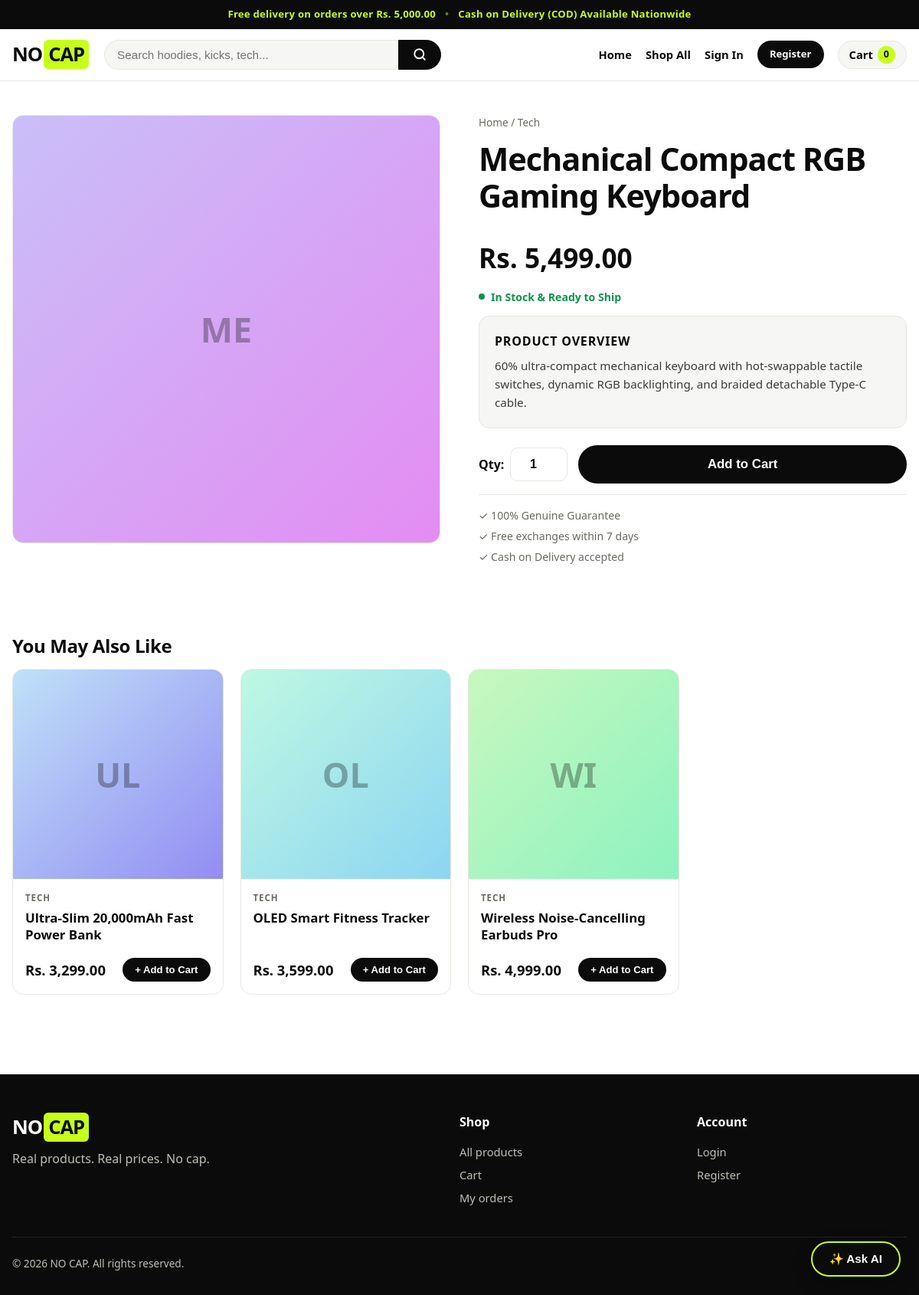
/product.php?id=13, run on the app's committed database.
### tables this page shows
CREATE TABLE `products` (
  `id` INT AUTO_INCREMENT PRIMARY KEY,
  `name` VARCHAR(150) NOT NULL,
  `category` VARCHAR(80) NOT NULL,
  `description` TEXT,
  `price` DECIMAL(10,2) NOT NULL,
  `stock` INT NOT NULL DEFAULT 0,
  `image` VARCHAR(255) NULL,
  `created_at` TIMESTAMP DEFAULT CURRENT_TIMESTAMP,
  INDEX (`category`),
  INDEX (`name`)
);

### product.php (the view, shortened to what this page needs)
<?php
require_once __DIR__ . '/includes/init.php';
$id = (int)($_GET['id'] ?? 0);
$st = $pdo->prepare('SELECT * FROM products WHERE id=?');
$st->execute([$id]);
$p = $st->fetch();
$rel = $pdo->prepare('SELECT * FROM products WHERE category=? AND id<>? ORDER BY RAND() LIMIT 4');
$rel->execute([$p['category'], $id]);
$related = $rel->fetchAll();
require __DIR__ . '/includes/header.php';
?>
<div class="container section detail">
    <div class="detail-img">
        <?= product_thumb($p) ?>
    </div>
    <div class="detail-info">
        <div class="breadcrumbs">
            <a href="<?= url('index.php') ?>">Home</a> /
            <a href="<?= url('products.php?category=' . urlencode($p['category'])) ?>"><?= e($p['category']) ?></a>
        </div>
        <h1><?= e($p['name']) ?></h1>
        <div class="price-hero"><?= money($p['price']) ?></div>
        <div class="stock-pill <?= $p['stock'] > 0 ? 'in' : 'out' ?>">
            <?php if ($p['stock'] > 5): ?>
                <span class="dot-in"></span> In Stock &amp; Ready to Ship
            <?php elseif ($p['stock'] > 0): ?>
                <span class="dot-warn"></span> Hurry! Only <?= (int)$p['stock'] ?> item<?= (int)$p['stock'] === 1 ? '' : 's' ?> remaining
            <?php else: ?>
                <span class="dot-out"></span> Currently Out of Stock
            <?php endif; ?>
        </div>
        <div class="desc-box">
            <h3>Product Overview</h3>
            <p><?= nl2br(e($p['description'])) ?></p>
        </div>
        <?php if ($p['stock'] > 0): ?>
        <form method="post" action="<?= url('cart.php') ?>" class="buy-form">
            <div class="qty-control">
                <label for="quantity">Qty:</label>
                <input id="quantity" type="number" name="quantity" value="1" min="1" max="<?= (int)$p['stock'] ?>">
            </div>
            <button class="btn lg add-to-cart-btn" type="submit">
                <span>Add to Cart</span>
            </button>
        </form>
        <?php else: ?>
            <button class="btn lg disabled" disabled>Sold Out</button>
        <?php endif; ?>
        <div class="detail-perks">
            <div>&#10003; 100% Genuine Guarantee</div>
            <div>&#10003; Free exchanges within 7 days</div>
            <div>&#10003; Cash on Delivery accepted</div>
        </div>
    </div>
</div>
<?php if ($related): ?>
<section class="container section">
    <h2>You May Also Like</h2>
    <div class="grid">
        <?php foreach ($related as $r) echo product_card($r); ?>
    </div>
</section>
<?php endif; ?>
<?php require __DIR__ . '/includes/footer.php'; ?>

### includes/functions.php (shortened to what this page needs)
<?php
function e($value) {
    return htmlspecialchars((string)$value, ENT_QUOTES, 'UTF-8');
}
function url($path = '') {
    return BASE_URL . '/' . ltrim($path, '/');
}
function money($amount) {
    return CURRENCY . number_format((float)$amount, 2);
}
function product_thumb($product) {
    $hue = ((int)($product['id'] ?? 1) * 47) % 360;
    $initials = strtoupper(substr($product['name'] ?? 'NP', 0, 2));
    return '<div class="ph" style="--h:' . $hue . '"><span>' . e($initials) . '</span></div>';
}
function product_card($product) {
    $isOutOfStock = ($product['stock'] < 1);
    ob_start(); ?>
    <div class="card <?= $isOutOfStock ? 'is-out-of-stock' : '' ?>">
        <a class="thumb" href="<?= url('product.php?id=' . $product['id']) ?>">
            <?= product_thumb($product) ?>
        </a>
        <div class="info">
            <span class="cat"><?= e($product['category']) ?></span>
            <h3><a href="<?= url('product.php?id=' . $product['id']) ?>"><?= e($product['name']) ?></a></h3>
            <div class="row">
                <b class="price-tag"><?= money($product['price']) ?></b>
                <?php if (!$isOutOfStock): ?>
                <form method="post" action="<?= url('cart.php') ?>">
                    <button class="btn sm" type="submit">+ Add to Cart</button>
                </form>
                <?php endif; ?>
            </div>
        </div>
    </div>
    <?php return ob_get_clean();
}

### assets/css/style.css (style rules this page uses)
:root { --ink: #0b0b0b; --bg: #ffffff; --soft: #f6f6f4; --soft-dark: #121418; --line: #e7e7e2; --muted: #6b6b64; --lime: #c6ff1a; --lime-hover: #b4ea15; --red: #e5384a; --green: #109450; --warn: #e67e22; --r: 14px; --shadow: 0 8px 30px rgba(0, 0, 0, 0.08); }
* { box-sizing: border-box; margin: 0; padding: 0; }
html { scroll-behavior: smooth; }
body { font-family: system-ui, -apple-system, "Segoe UI", Roboto, Arial, sans-serif; color: var(--ink); background: var(--bg); line-height: 1.5; -webkit-font-smoothing: antialiased; }
a { color: inherit; text-decoration: none; }
.container { width: min(1200px, 100% - 32px); margin-inline: auto; }
.section { padding: 44px 0; }
h1 { font-size: clamp(1.8rem, 4.5vw, 2.6rem); letter-spacing: -0.025em; line-height: 1.15; margin-bottom: 16px; }
h2 { font-size: 1.5rem; letter-spacing: -0.015em; margin-bottom: 12px; }
.btn { display: inline-flex; align-items: center; justify-content: center; background: var(--ink); color: #ffffff; border: 2px solid var(--ink); padding: 10px 22px; border-radius: 999px; font-weight: 700; cursor: pointer; font-size: 0.95rem; transition: all 0.15s ease-in-out; text-align: center; }
.btn.lg { padding: 13px 30px; font-size: 1.05rem; }
.btn.sm { padding: 6px 14px; font-size: 0.82rem; }
.grid { display: grid; grid-template-columns: repeat(auto-fill, minmax(240px, 1fr)); gap: 22px; }
.card { border: 1px solid var(--line); border-radius: var(--r); overflow: hidden; background: #ffffff; transition: 0.2s ease-in-out; display: flex; flex-direction: column; }
.thumb { position: relative; aspect-ratio: 1/1; display: block; background: var(--soft); overflow: hidden; }
.ph { width: 100%; height: 100%; display: grid; place-items: center; background: linear-gradient(135deg, hsl(var(--h) 80% 86%), hsl(calc(var(--h) + 40) 80% 75%)); }
.ph span { font-size: 2.8rem; font-weight: 900; color: rgba(0,0,0,0.3); }
.info { padding: 16px; display: flex; flex-direction: column; gap: 6px; flex: 1; }
.cat { font-size: 0.72rem; text-transform: uppercase; letter-spacing: 0.08em; color: var(--muted); font-weight: 700; }
.info h3 { font-size: 1.05rem; line-height: 1.35; }
.price-tag { font-size: 1.15rem; font-weight: 800; }
.card .row { display: flex; justify-content: space-between; align-items: center; margin-top: auto; padding-top: 12px; }
.detail { display: grid; grid-template-columns: 1fr 1fr; gap: 50px; align-items: start; }
.detail-img { aspect-ratio: 1/1; border-radius: var(--r); overflow: hidden; background: var(--soft); border: 1px solid var(--line); }
.detail-info { display: flex; flex-direction: column; gap: 14px; }
.breadcrumbs { font-size: 0.85rem; color: var(--muted); }
.price-hero { font-size: 2.2rem; font-weight: 900; }
.stock-pill { display: inline-flex; align-items: center; gap: 8px; font-size: 0.88rem; font-weight: 600; }
.stock-pill.in { color: var(--green); }
.dot-in { width: 8px; height: 8px; border-radius: 50%; background: var(--green); display: inline-block; }
.desc-box { background: var(--soft); padding: 20px; border-radius: var(--r); border: 1px solid var(--line); }
.desc-box h3 { font-size: 1rem; margin-bottom: 8px; text-transform: uppercase; letter-spacing: 0.05em; }
.desc-box p { color: #3d3d38; font-size: 0.95rem; line-height: 1.6; }
.buy-form { display: flex; gap: 14px; align-items: center; margin-top: 8px; }
.qty-control { display: flex; align-items: center; gap: 8px; font-weight: 700; }
.qty-control input { width: 75px; padding: 12px; border: 1px solid var(--line); border-radius: 10px; text-align: center; font-size: 1rem; font-weight: 700; }
.add-to-cart-btn { flex: 1; }
.detail-perks { border-top: 1px solid var(--line); padding-top: 16px; display: flex; flex-direction: column; gap: 6px; font-size: 0.88rem; color: var(--muted); }

### data on the page
products: name "ME", category "Tech", name "Mechanical Compact RGB Gaming Keyboard", price "Rs. 5,499.00", description "60% ultra-compact mechanical keyboard with hot-swappable tactile switches, dynamic RGB backlighting, and braided detachable Type-C cable."
products: $hue 204 (drawn), name "UL", category "TECH", name "Ultra-Slim 20,000mAh Fast Power Bank", price "Rs. 3,299.00"
products: $hue 157 (drawn), name "OL", category "TECH", name "OLED Smart Fitness Tracker", price "Rs. 3,599.00"
products: $hue 110 (drawn), name "WI", category "TECH", name "Wireless Noise-Cancelling Earbuds Pro", price "Rs. 4,999.00"

### other printed values
money(FREE_SHIPPING_ABOVE) "Rs. 5,000.00"
$cartCount "0"
